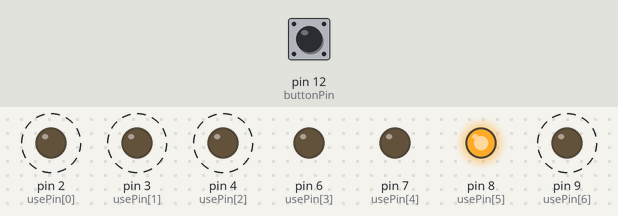
A sketch run on a simulated Arduino Uno, built with avr-gcc and run on an emulated ATmega328P. Shown: output pins drawn as LEDs (lit = HIGH). Dashed ring = blinking. The test bench sets the inputs (shaded band); at power-on: pin 12 (buttonPin) HIGH.

Above: at 1.26 s.
1.3 s: pin 12 (buttonPin) pulled LOW for 0.15 s
At 2.6 s:
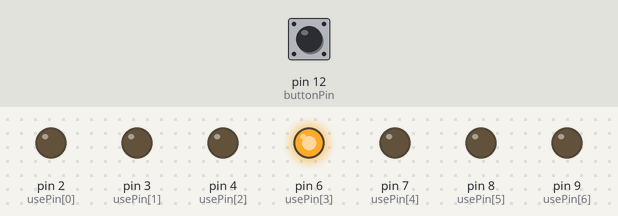
2.9 s: pin 12 (buttonPin) pulled LOW for 1 s
At 4.01 s:
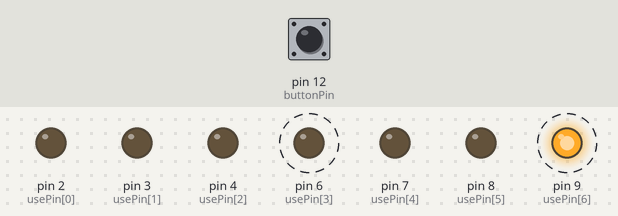
At 4.62 s:
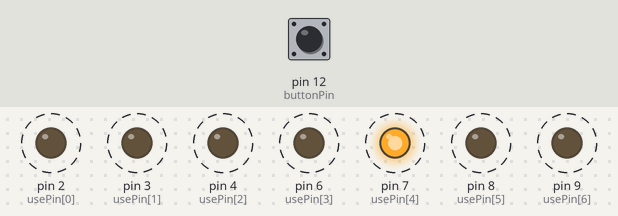
Timing chart, 0 to 11.9 s (numbered marks = the images above; inputs shaded):
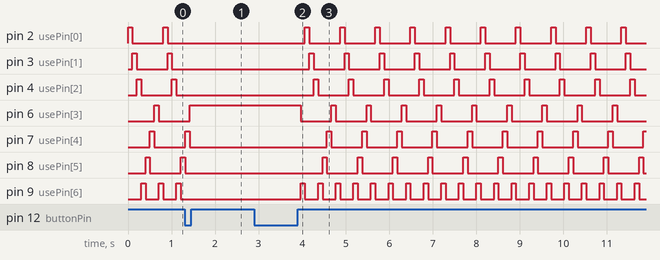

Measured:
- after the input at 1.3 s, pin 2 (usePin[0]), pin 3 (usePin[1]), pin 4 (usePin[2]), pin 9 (usePin[6]): stops changing and stays LOW; pin 6 (usePin[3]): goes on until 1.4 s, then stays HIGH; pin 7 (usePin[4]): goes on until 1.4 s, then stays LOW; pin 8 (usePin[5]): goes on until 1.3 s, then stays LOW
- after the input at 2.9 s, pin 2 (usePin[0]): alternates HIGH for 0.10 s and LOW for 0.71 s, starting after 1.2 s; pin 3 (usePin[1]): alternates HIGH for 0.10 s and LOW for 0.71 s, starting after 1.3 s
- by itself, pin 2 (usePin[0]), pin 3 (usePin[1]), pin 4 (usePin[2]): alternates HIGH for 0.10 s and LOW for 0.71 s
- by itself, pin 9 (usePin[6]): alternates HIGH for 0.10 s and LOW for 0.30 s

The sketch:

ex3.ino
```cpp
// chap 4 8 1

// ボタンの接続されているピン番号
int buttonPin = 12;

// 使用するLEDのピン番号
int usePin[] = {2, 3, 4, 6, 7, 8, 9};

// LEDの点灯パターンを定義した2次元配列
int intMatrix[8][7] = {
    {1, 0, 0, 0, 0, 0, 0}, // パターン0
    {0, 1, 0, 0, 0, 0, 0}, // パターン1
    {0, 0, 1, 0, 0, 0, 0}, // パターン2
    {0, 0, 0, 0, 0, 0, 1}, // パターン3
    {0, 0, 0, 0, 0, 1, 0}, // パターン4
    {0, 0, 0, 0, 1, 0, 0}, // パターン5
    {0, 0, 0, 1, 0, 0, 0}, // パターン6
    {0, 0, 0, 0, 0, 0, 1}, // パターン7
};

// ボタンの状態を保存する変数
int buttonState = 0;
int oldButtonState = 0;

// ループの停止フラグ
bool stopFlag = true;

void setup() {
  // 使用するピンを出力モードに設定
  for(int a = 0; a < sizeof(usePin)/sizeof(usePin[0]); a++) {
    pinMode(usePin[a], OUTPUT);
  }

  // ボタンのピンを入力プルアップモードに設定
  pinMode(buttonPin, INPUT_PULLUP);
}

void loop() {
  // 8つのパターンを順に実行
  for(int i = 0; i < 8; i++) {
    // 各パターンのLEDの状態を設定
    for(int a = 0; a < sizeof(usePin)/sizeof(usePin[0]); a++) {
      digitalWrite(usePin[a], intMatrix[i][a]);
    }

    // 100回のループを実行
    for(int j = 0; j < 100; j++) {
      do {
        // ボタンの状態を読み取る
        buttonState = digitalRead(buttonPin);

        // ボタンが押された時の処理
        if((buttonState == HIGH) && (oldButtonState == LOW)) {
          stopFlag = !stopFlag; // フラグを反転させる
        }

        // 前回のボタンの状態を保存
        oldButtonState = buttonState;

        delay(1); // 1ミリ秒待機
      } while(stopFlag); // フラグがtrueの間は無限ループ
    }
  }
}
```
